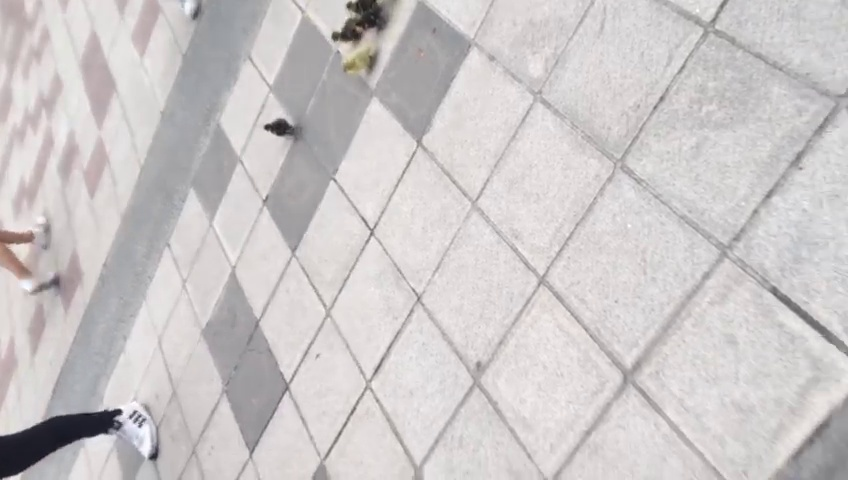
#> input picture RETO_PATOS/frame_00888.jpg, 848 x 480 px, found by its file name
$ python vanishing_points.py
#> lines starting #> are read from the running program, lines starting #| are printed output that depends on the picture; after the words box and inside, x2 and y2 are one past the last pixel; in counts of white or black regions, pixels touching at a corner belong together
import cv2
import numpy as np

def to_homogeneous(pt):
    return np.array([pt[0], pt[1], 1.0])

def compute_line(p1, p2):
    return np.cross(to_homogeneous(p1), to_homogeneous(p2))

# Load image
img = cv2.imread("RETO_PATOS/frame_00888.jpg")
#> img is the input picture: shape (480, 848, 3); mean B, G, R 200.4, 200.1, 204.2
img_hough = img.copy()
img_homogeneous = np.ones_like(img) * 255  # white canvas

gray = cv2.cvtColor(img, cv2.COLOR_BGR2GRAY)
edges = cv2.Canny(gray, 90, 100, apertureSize=3)
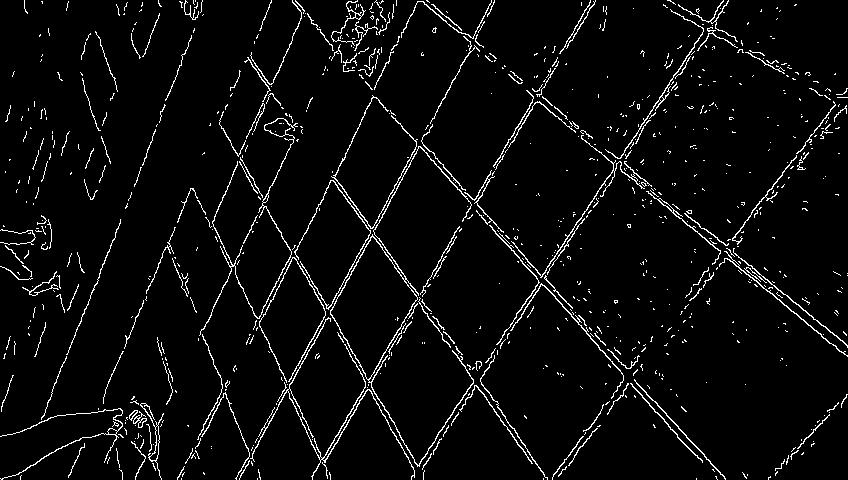
#> edges: shape (480, 848); 4.4% white in thin lines or dots

# Detect lines
lines = cv2.HoughLines(edges, 1, np.pi / 180, 200)
#> lines = 13 rows, first 8: [-218, 2.41], [-170, 2.53], [-265, 2.25], [-213, 2.41], [-270, 2.27], [511, 0.541], [438, 0.489], [437, 0.506]
line_endpoints = []

if lines is not None:
    for r_theta in lines:
        r, theta = r_theta[0]
        a = np.cos(theta)
        b = np.sin(theta)
        x0 = a * r
        y0 = b * r
        x1 = int(x0 + 1000 * (-b))
        y1 = int(y0 + 1000 * (a))
        x2 = int(x0 - 1000 * (-b))
        y2 = int(y0 - 1000 * (a))

        # Draw on original
        cv2.line(img_hough, (x1, y1), (x2, y2), (0, 0, 255), 2)

        # Save endpoints for later
        line_endpoints.append(((x1, y1), (x2, y2)))
#> this loop made 13 passes
#> (r, theta, a, b, x0, y0, x1, y1) on passes 1 to 12: (-218, 2.41, -0.743, 0.669, 162, -145.9, -507, -889), (-170, 2.53, -0.819, 0.574, 139.3, -97.51, -434, -916), (-265, 2.25, -0.629, 0.777, 166.8, -205.9, -610, -835), (-213, 2.41, -0.743, 0.669, 158.3, -142.5, -510, -885), (-270, 2.27, -0.643, 0.766, 173.6, -206.8, -592, -849), (511, 0.541, 0.857, 0.515, 438, 263.2, -77, 1120), (438, 0.489, 0.883, 0.469, 386.7, 205.6, -82, 1088), (437, 0.506, 0.875, 0.485, 382.2, 211.9, -102, 1086), (-129, 2.62, -0.866, 0.5, 111.7, -64.5, -388, -930), (436, 0.489, 0.883, 0.469, 385, 204.7, -84, 1087), (-173, 2.53, -0.819, 0.574, 141.7, -99.23, -431, -918), (249, 0.401, 0.921, 0.391, 229.2, 97.29, -161, 1017)
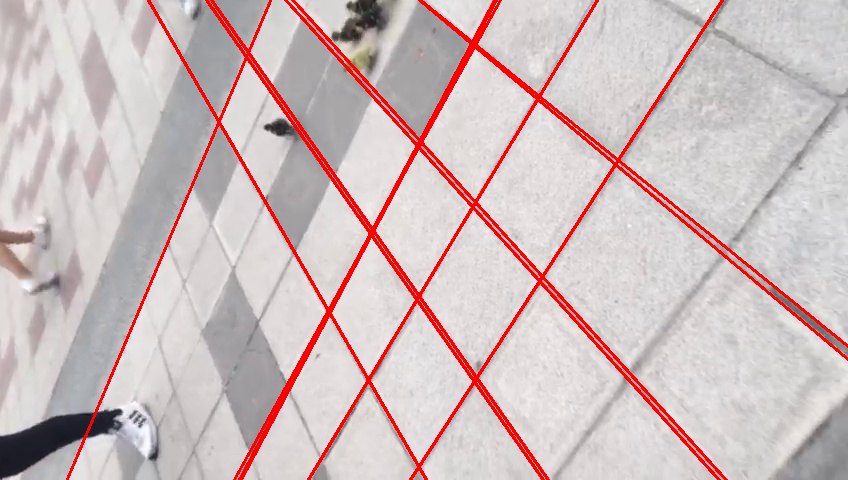
#> img_hough: shape (480, 848, 3); 5.24% of pixels changed, all inside (x1, y1, x2, y2) = (66, 0, 848, 480)
#> after the loop, line_endpoints = 13 items

# Draw the same lines using homogeneous form
h, w = img.shape[:2]
#> h = 480; w = 848

for p1, p2 in line_endpoints:
    l = compute_line(p1, p2)
    a, b, c = l

    pts = []

    # Intersect with left and right image borders
    for x in [0, w-1]:
        if b != 0:
            y = int((-a * x - c) / b)
            if 0 <= y < h:
                pts.append((x, y))

    # Intersect with top and bottom image borders
    for y in [0, h-1]:
        if a != 0:
            x = int((-b * y - c) / a)
            if 0 <= x < w:
                pts.append((x, y))

    if len(pts) >= 2:
        cv2.line(img_homogeneous, pts[0], pts[1], (255, 0, 0), 2)
#> this loop made 13 passes
#> (p1, p2, a, b, c) on passes 1 to 12: ((-507, -889), (831, 597), -1486, 1338, 436080), ((-434, -916), (712, 721), -1637, 1146, 339278), ((-610, -835), (943, 423), -1258, 1553, 529375), ((-510, -885), (827, 600), -1485, 1337, 425895), ((-592, -849), (939, 435), -1284, 1531, 539691), ((-77, 1120), (953, -593), 1713, 1030, -1021699), ((-82, 1088), (856, -677), 1765, 938, -875814), ((-102, 1086), (867, -662), 1748, 969, -874038), ((-388, -930), (611, 801), -1731, 999, 257442), ((-84, 1087), (854, -678), 1765, 938, -871346), ((-431, -918), (715, 719), -1637, 1146, 346481), ((-161, 1017), (619, -823), 1840, 780, -497020)
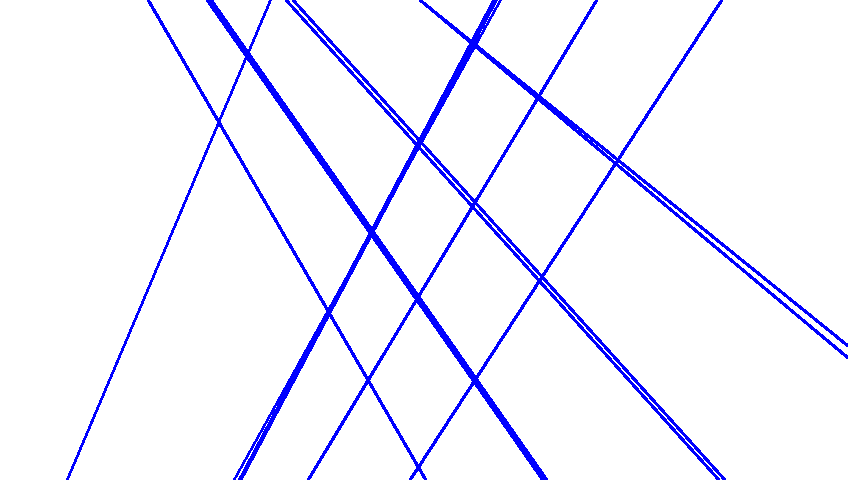
#> img_homogeneous: shape (480, 848, 3); mean of channels 0, 1, 2 255, 241.6, 241.6; drawn as B, G, R

# ---- VANISHING POINTS ----
vanishing_points = []

# Compute all unique pairs of lines
for i in range(len(line_endpoints)):
    for j in range(i + 1, len(line_endpoints)):
        l1 = compute_line(*line_endpoints[i])
        l2 = compute_line(*line_endpoints[j])

        v = np.cross(l1, l2)  # intersection point (homogeneous)
        if np.abs(v[2]) > 1e-6:  # avoid division by near-zero
            v = v / v[2]
            x, y = int(v[0]), int(v[1])

            # Filter out very distant or invalid intersections
            if -w*3 < x < w*4 and -h*3 < y < h*4:
                vanishing_points.append((x, y))
#> this loop made 13 passes
#> after the loop, vanishing_points = 68 pairs, first value -518 to 617, second value -511 to 1910; x = -578; y = 2001

# Plot points on a copy of the image
img_vp = img.copy()
for x, y in vanishing_points:
    cv2.circle(img_vp, (x, y), 5, (0, 255, 255), -1)
#> this loop made 68 passes
#> (x, y) on passes 1 to 12: (-93, -430), (-49, -381), (-97, -434), (475, 201), (420, 141), (421, 141), (-109, -447), (419, 139), (-74, -408), (277, -17), (542, 276), (-72, -399)
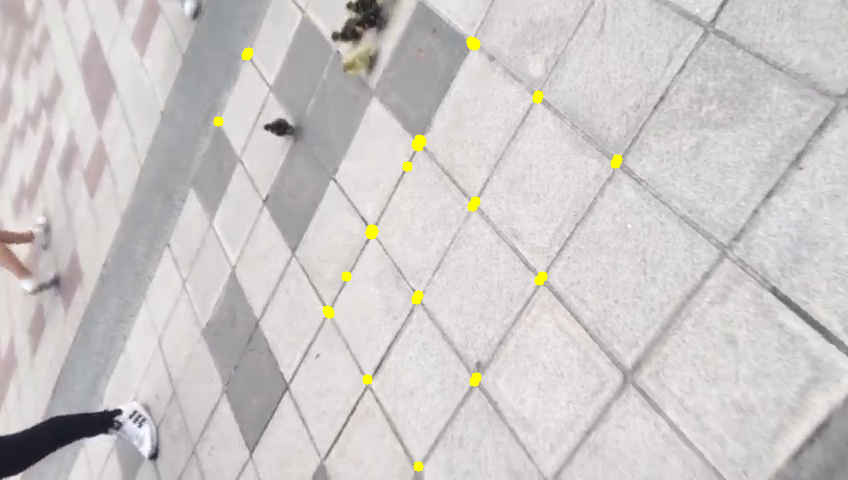
#> img_vp: shape (480, 848, 3); 0.46% of pixels changed, all inside (x1, y1, x2, y2) = (213, 36, 623, 472)

cv2.imshow("Canny Edges", edges)
cv2.imshow("Vanishing Points", img_vp)
cv2.imshow("Hough Lines (Direct)", img_hough)
cv2.imshow("Homogeneous Lines (From a,b,c)", img_homogeneous)

key = cv2.waitKey(0)
#> (key Esc is pressed here)
while key != 32:  # wait until 'q' is pressed
    # print(key)
    key = cv2.waitKey(0)
#> (key Esc is pressed here)

cv2.destroyAllWindows()

$ run again, with RETO_PATOS/frame_00082.jpg copied over RETO_PATOS/frame_00888.jpg
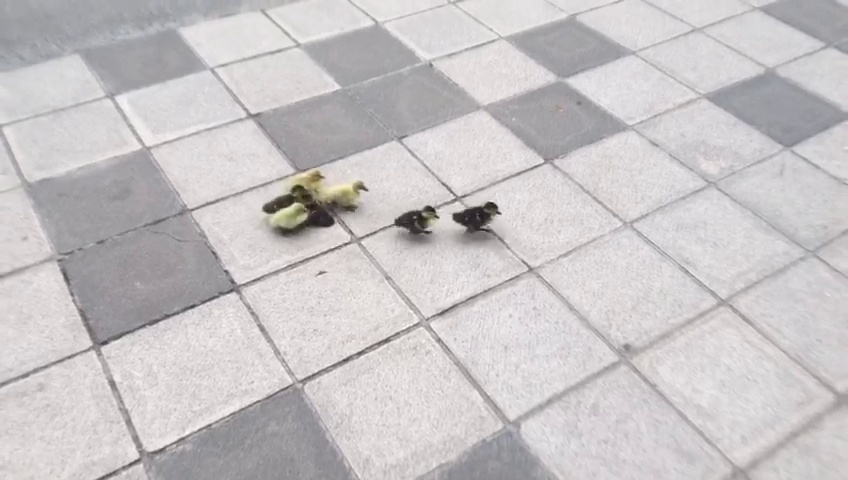
#> input picture RETO_PATOS/frame_00082.jpg, 848 x 480 px, found by its file name
#> img is the input picture: shape (480, 848, 3); mean B, G, R 197.9, 196.7, 200.3
#> `edges = cv2.Canny(gray, 90, 100, apertureSize=3)`:
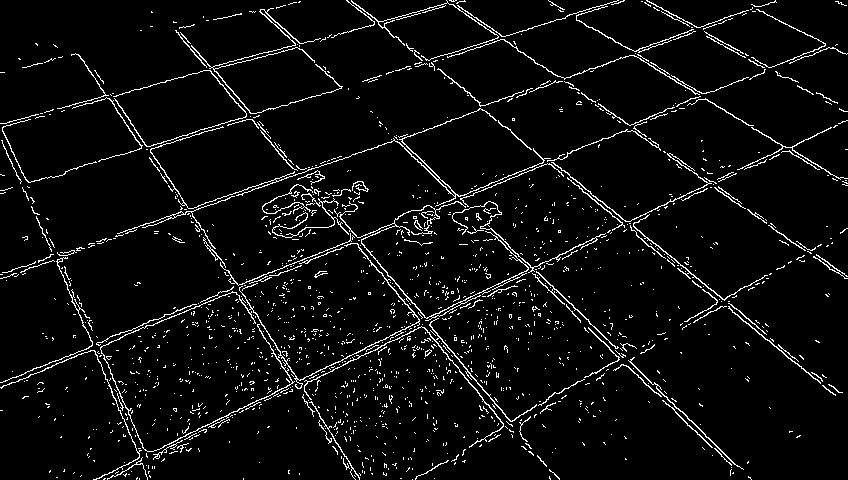
#> edges: shape (480, 848); 5.1% white in thin lines or dots
#> lines = 29 rows, first 8: [354, 1.19], [-177, 2.34], [475, 1.12], [478, 1.12], [473, 1.12], [-219, 2.25], [-173, 2.34], [183, 1.27]
#> the loop `for r_theta in lines:` made 29 passes
#> (r, theta, a, b, x0, y0, x1, y1) on passes 1 to 8: (354, 1.19, 0.375, 0.927, 132.6, 328.2, -794, 702), (-177, 2.34, -0.695, 0.719, 123, -127.3, -596, -821), (475, 1.12, 0.438, 0.899, 208.2, 426.9, -690, 865), (478, 1.12, 0.438, 0.899, 209.5, 429.6, -689, 867), (473, 1.12, 0.438, 0.899, 207.3, 425.1, -691, 863), (-219, 2.25, -0.629, 0.777, 137.8, -170.2, -639, -799), (-173, 2.34, -0.695, 0.719, 120.2, -124.4, -599, -819), (183, 1.27, 0.292, 0.956, 53.5, 175, -902, 467)
#> after the loop `for r_theta in lines:`: line_endpoints = 29 items
#> the loop `for p1, p2 in line_endpoints:` made 29 passes
#> (p1, p2, a, b, c) on passes 1 to 8: ((-794, 702), (1059, -46), 748, 1853, -706894), ((-596, -821), (842, 567), -1388, 1438, 353350), ((-690, 865), (1107, -11), 876, 1797, -949965), ((-689, 867), (1108, -8), 875, 1797, -955124), ((-691, 863), (1106, -13), 876, 1797, -945495), ((-639, -799), (914, 459), -1258, 1553, 436985), ((-599, -819), (839, 570), -1389, 1438, 345711), ((-902, 467), (1009, -117), 584, 1911, -365669)
#> the loop `for i in range(len(line_endpoints)):` made 29 passes
#> after the loop `for i in range(len(line_endpoints)):`: vanishing_points = 392 pairs, first value -460 to 3052, second value -903 to 442; x = 711; y = 182
#> the loop `for x, y in vanishing_points:` made 392 passes
#> (x, y) on passes 1 to 3: (458, 196), (1755, -327), (1802, -345)
#> after the loop `for x, y in vanishing_points:`:
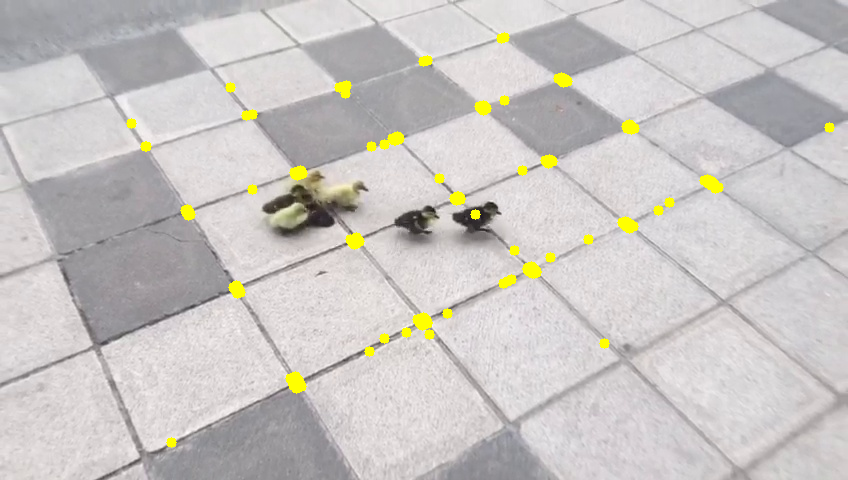
#> img_vp: shape (480, 848, 3); 1.47% of pixels changed, all inside (x1, y1, x2, y2) = (126, 32, 835, 448)

$ run again, with RETO_PATOS/frame_00917.jpg copied over RETO_PATOS/frame_00888.jpg
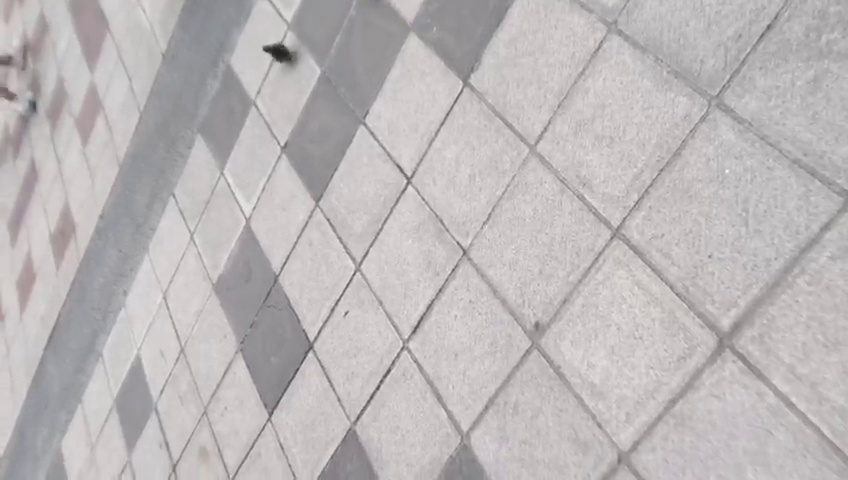
#> input picture RETO_PATOS/frame_00917.jpg, 848 x 480 px, found by its file name
#> img is the input picture: shape (480, 848, 3); mean B, G, R 184.5, 183.8, 188.1
#> `edges = cv2.Canny(gray, 90, 100, apertureSize=3)`:
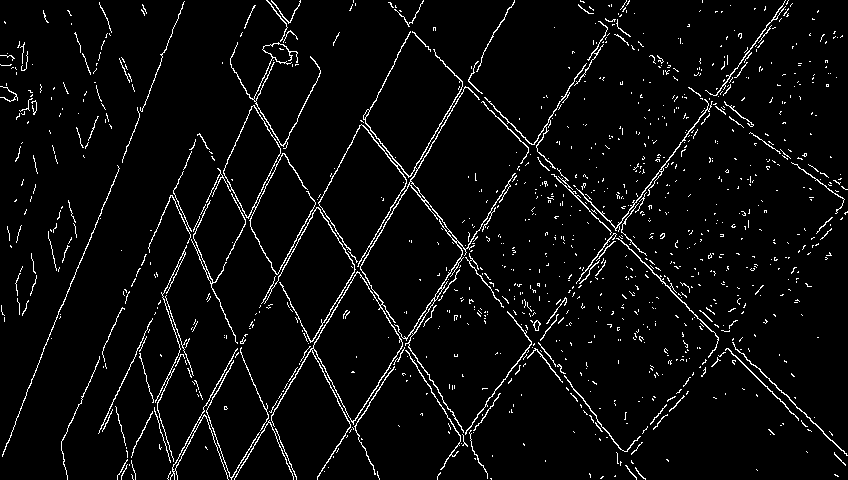
#> edges: shape (480, 848); 4.3% white in thin lines or dots
#> lines = 17 rows, first 8: [-269, 2.36], [525, 0.576], [272, 0.436], [443, 0.524], [-274, 2.36], [-213, 2.48], [318, 0.454], [-261, 2.34]
#> the loop `for r_theta in lines:` made 17 passes
#> (r, theta, a, b, x0, y0, x1, y1) on passes 1 to 8: (-269, 2.36, -0.707, 0.707, 190.2, -190.2, -516, -897), (525, 0.576, 0.839, 0.545, 440.3, 285.9, -104, 1124), (272, 0.436, 0.906, 0.423, 246.5, 115, -176, 1021), (443, 0.524, 0.866, 0.5, 383.6, 221.5, -116, 1087), (-274, 2.36, -0.707, 0.707, 193.7, -193.7, -513, -900), (-213, 2.48, -0.788, 0.616, 167.8, -131.1, -447, -919), (318, 0.454, 0.899, 0.438, 285.8, 139.4, -152, 1038), (-261, 2.34, -0.695, 0.719, 181.3, -187.7, -538, -882)
#> after the loop `for r_theta in lines:`: line_endpoints = 17 items
#> the loop `for p1, p2 in line_endpoints:` made 17 passes
#> (p1, p2, a, b, c) on passes 1 to 8: ((-516, -897), (897, 516), -1413, 1413, 538353), ((-104, 1124), (984, -552), 1676, 1088, -1048608), ((-176, 1021), (669, -791), 1812, 845, -543833), ((-116, 1087), (883, -644), 1731, 999, -885117), ((-513, -900), (900, 513), -1413, 1413, 546831), ((-447, -919), (783, 656), -1575, 1230, 426345), ((-152, 1038), (724, -759), 1797, 876, -636144), ((-538, -882), (900, 506), -1388, 1438, 521572)
#> the loop `for i in range(len(line_endpoints)):` made 17 passes
#> after the loop `for i in range(len(line_endpoints)):`: vanishing_points = 122 pairs, first value -596 to 813, second value -648 to 1918; x = 533; y = 148
#> the loop `for x, y in vanishing_points:` made 122 passes
#> (x, y) on passes 1 to 8: (529, 148), (325, -55), (463, 82), (-122, -503), (362, -18), (526, 145), (241, -139), (614, 233)
#> after the loop `for x, y in vanishing_points:`:
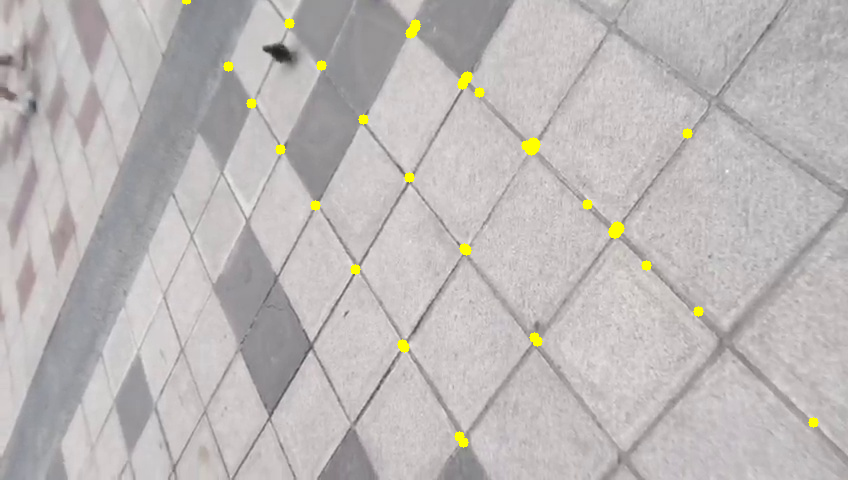
#> img_vp: shape (480, 848, 3); 0.63% of pixels changed, all inside (x1, y1, x2, y2) = (182, 0, 819, 448)

$ run again, with RETO_PATOS/frame_01531.jpg copied over RETO_PATOS/frame_00888.jpg
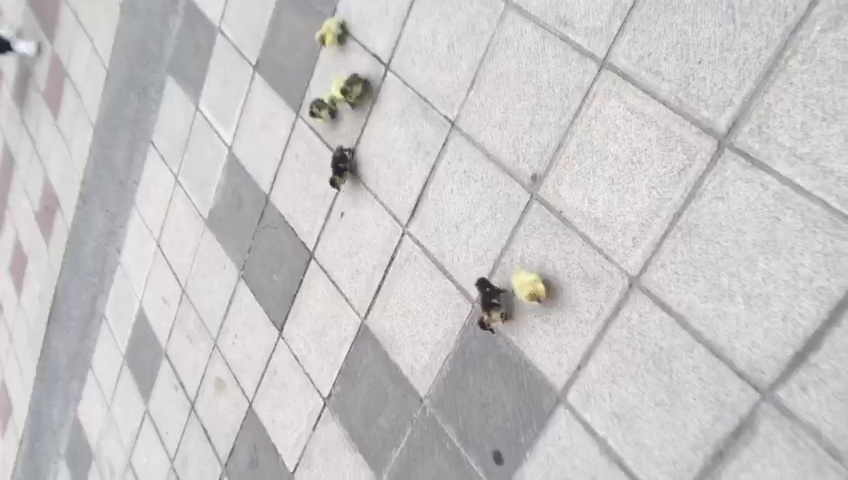
#> input picture RETO_PATOS/frame_01531.jpg, 848 x 480 px, found by its file name
#> img is the input picture: shape (480, 848, 3); mean B, G, R 198.2, 197.5, 199.9
#> `edges = cv2.Canny(gray, 90, 100, apertureSize=3)`:
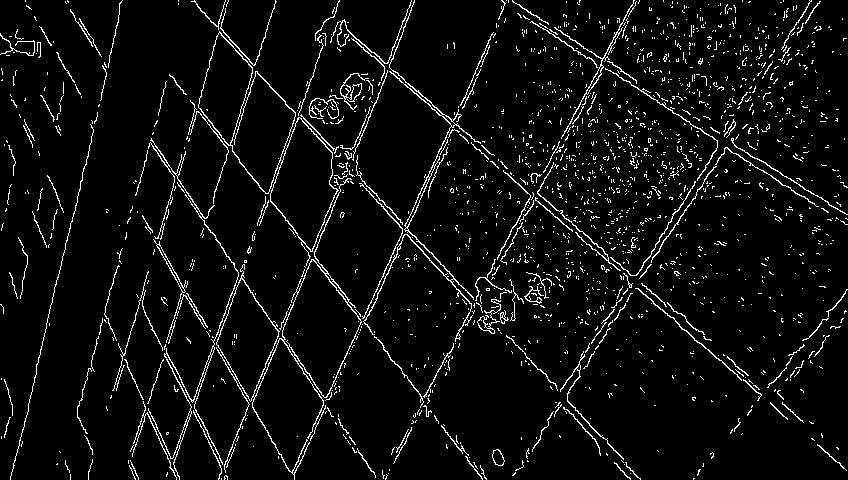
#> edges: shape (480, 848); 5.3% white in thin lines or dots
#> lines = 13 rows, first 8: [-201, 2.29], [-142, 2.39], [560, 0.489], [-52, 2.57], [318, 0.349], [385, 0.384], [-45, 2.55], [383, 0.384]
#> the loop `for r_theta in lines:` made 13 passes
#> (r, theta, a, b, x0, y0, x1, y1) on passes 1 to 8: (-201, 2.29, -0.656, 0.755, 131.9, -151.7, -622, -807), (-142, 2.39, -0.731, 0.682, 103.9, -96.84, -578, -828), (560, 0.489, 0.883, 0.469, 494.5, 262.9, 24, 1145), (-52, 2.57, -0.839, 0.545, 43.61, -28.32, -501, -866), (318, 0.349, 0.94, 0.342, 298.8, 108.8, -43, 1048), (385, 0.384, 0.927, 0.375, 357, 144.2, -17, 1071), (-45, 2.55, -0.829, 0.559, 37.31, -25.16, -521, -854), (383, 0.384, 0.927, 0.375, 355.1, 143.5, -19, 1070)
#> after the loop `for r_theta in lines:`: line_endpoints = 13 items
#> the loop `for p1, p2 in line_endpoints:` made 13 passes
#> (p1, p2, a, b, c) on passes 1 to 8: ((-622, -807), (886, 504), -1311, 1508, 401514), ((-578, -828), (785, 634), -1462, 1363, 283528), ((24, 1145), (963, -620), 1765, 939, -1117515), ((-501, -866), (588, 810), -1676, 1089, 103398), ((-43, 1048), (640, -830), 1878, 683, -635030), ((-17, 1071), (731, -782), 1853, 748, -769607), ((-521, -854), (596, 803), -1657, 1117, 90621), ((-19, 1070), (729, -783), 1853, 748, -765153)
#> the loop `for i in range(len(line_endpoints)):` made 13 passes
#> after the loop `for i in range(len(line_endpoints)):`: vanishing_points = 70 pairs, first value -351 to 529, second value -558 to 1870; x = 404; y = 229
#> the loop `for x, y in vanishing_points:` made 70 passes
#> (x, y) on passes 1 to 8: (-286, -515), (529, 194), (-255, -488), (330, 21), (386, 70), (-301, -528), (385, 68), (449, 124)
#> after the loop `for x, y in vanishing_points:`:
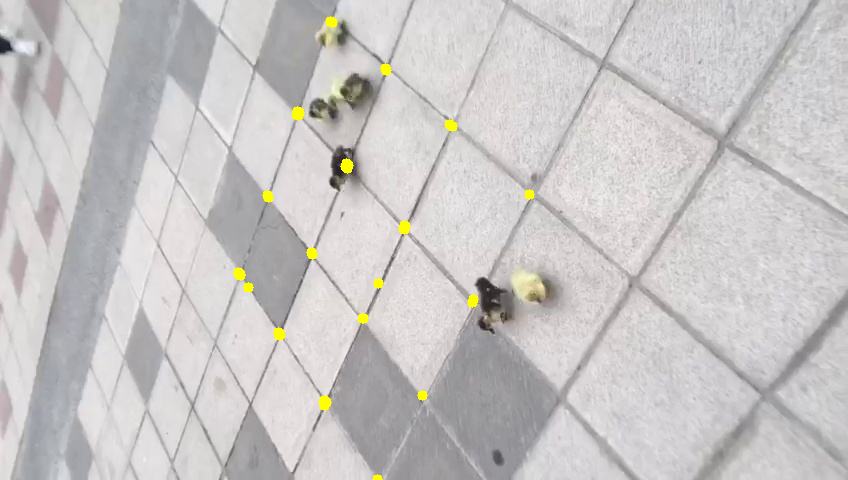
#> img_vp: shape (480, 848, 3); 0.47% of pixels changed, all inside (x1, y1, x2, y2) = (233, 16, 535, 480)
